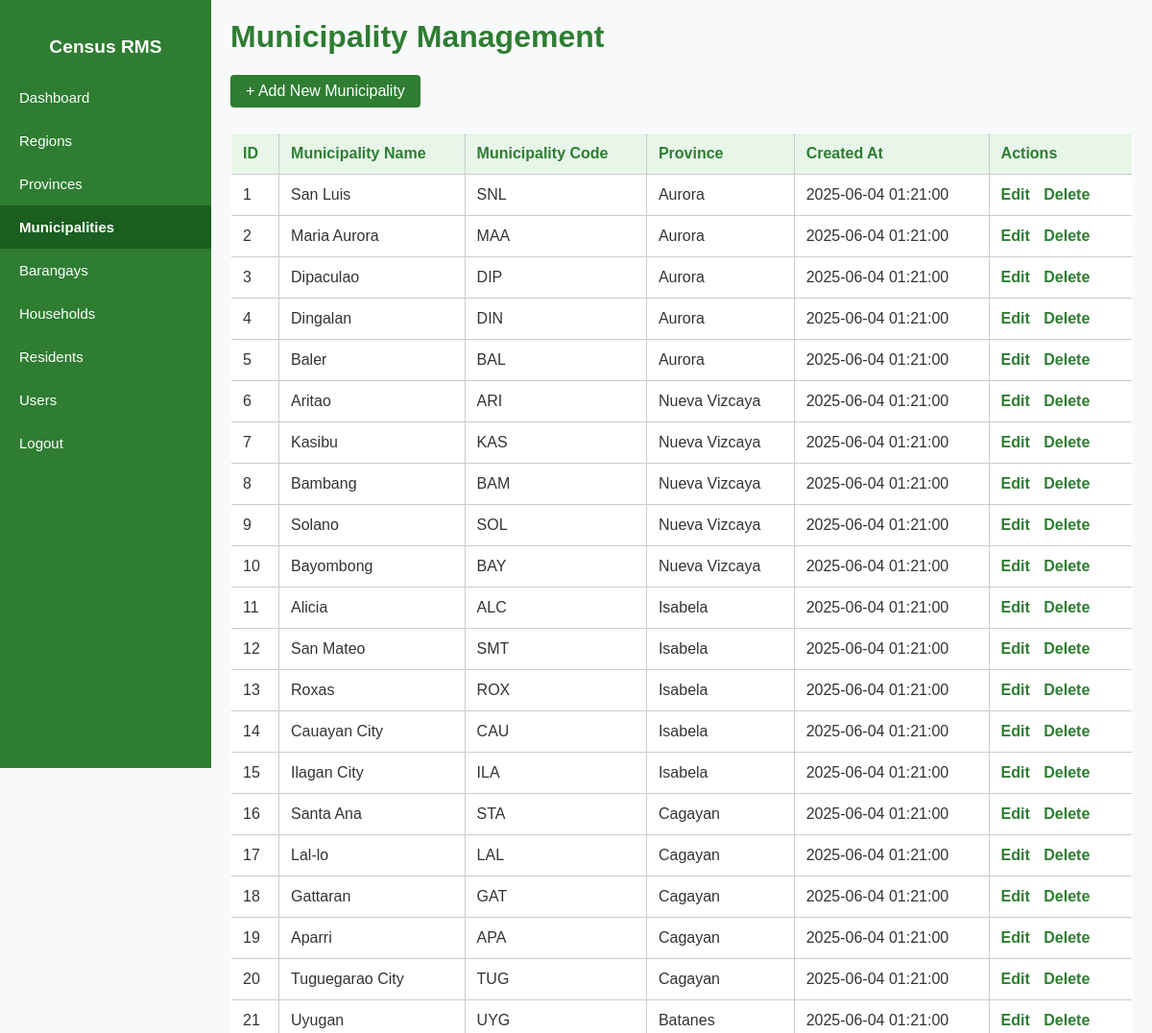
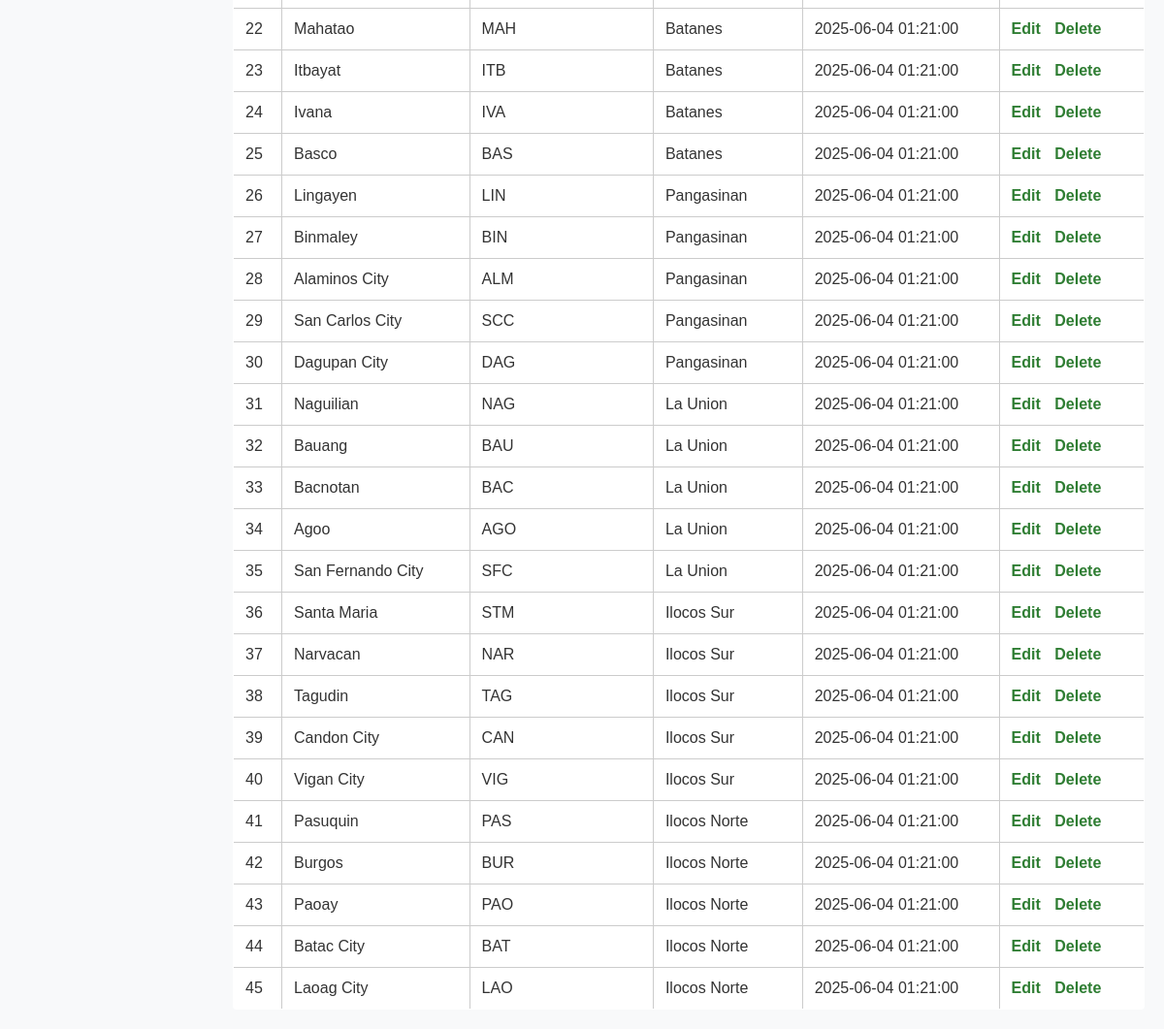
Page /municipalities/index.php (signed in) on the committed database (2 pictures, top to bottom).
### tables this page shows
CREATE TABLE `municipalities` (
  `id` int(11) NOT NULL,
  `name` varchar(100) NOT NULL,
  `code` varchar(10) NOT NULL,
  `province_id` int(11) DEFAULT NULL,
  `created_at` datetime DEFAULT current_timestamp()
);

CREATE TABLE `provinces` (
  `id` int(11) NOT NULL,
  `name` varchar(100) NOT NULL,
  `code` varchar(10) NOT NULL,
  `region_id` int(11) DEFAULT NULL
);

### municipalities/index.php (the view, shortened to what this page needs)
<?php
require '../config/db.php';
$stmt = $pdo->query("SELECT m.*, p.name AS province_name FROM municipalities m LEFT JOIN provinces p ON m.province_id = p.id ORDER BY m.id DESC");
$municipalities = $stmt->fetchAll();
?>
<!DOCTYPE html>
<html lang="en">
<head>
  <link rel="stylesheet" href="../assets/css/style.css">
</head>
<body>
<?php include '../includes/sidebar.php'; ?>
<div class="main-content">
  <h1>Municipality Management</h1>
  <a class="add-button" href="create.php">+ Add New Municipality</a>
  <table>
    <thead>
      <tr>
        <th>ID</th>
        <th>Municipality Name</th>
        <th>Municipality Code</th>
        <th>Province</th>
        <th>Created At</th>
        <th>Actions</th>
      </tr>
    </thead>
    <tbody>
      <?php if ($municipalities): ?>
        <?php $no = 1; ?>
        <?php foreach ($municipalities as $m): ?>
          <tr>
            <td><?= $no++ ?></td>
            <td><?= htmlspecialchars($m['name']) ?></td>
            <td><?= htmlspecialchars($m['code']) ?></td>
            <td><?= htmlspecialchars($m['province_name']) ?></td>
            <td><?= $m['created_at'] ?? '—' ?></td>
            <td class="actions">
              <a href="edit.php?id=<?= $m['id'] ?>">Edit</a>
              <a href="delete.php?id=<?= $m['id'] ?>" onclick="return confirm('Are you sure?')">Delete</a>
            </td>
          </tr>
        <?php endforeach; ?>
      <?php else: ?>
        <tr><td colspan="6">No municipalities found.</td></tr>
      <?php endif; ?>
    </tbody>
  </table>
</div>
</body>
</html>

### includes/sidebar.php (shortened to what this page needs)
<?php
  $uri = $_SERVER['REQUEST_URI'];
?>
<div class="sidebar">
  <h2>Census RMS</h2>
  <a href="/cen-rsm/dashboard.php" class="<?= strpos($uri, 'dashboard') !== false ? 'active' : '' ?>">Dashboard</a>
  <a href="/cen-rsm/regions/index.php" class="<?= strpos($uri, 'regions') !== false ? 'active' : '' ?>">Regions</a>
  <a href="/cen-rsm/provinces/index.php" class="<?= strpos($uri, 'provinces') !== false ? 'active' : '' ?>">Provinces</a>
  <a href="/cen-rsm/municipalities/index.php" class="<?= strpos($uri, 'municipalities') !== false ? 'active' : '' ?>">Municipalities</a>
  <a href="/cen-rsm/barangays/index.php" class="<?= strpos($uri, 'barangays') !== false ? 'active' : '' ?>">Barangays</a>
  <a href="/cen-rsm/households/index.php" class="<?= strpos($uri, 'households') !== false ? 'active' : '' ?>">Households</a>
  <a href="/cen-rsm/residents/index.php" class="<?= strpos($uri, 'residents') !== false ? 'active' : '' ?>">Residents</a>
  <a href="/cen-rsm/users/index.php" class="<?= strpos($uri, 'users') !== false ? 'active' : '' ?>">Users</a>
  <a href="/cen-rsm/logout.php">Logout</a>
</div>

### assets/css/style.css (style rules this page uses)
body { font-family: 'Poppins', sans-serif; margin: 0; padding: 0; background: #ffffff; color: #333; }

### municipalities/index.php (style rules this page uses)
body { font-family: Arial, sans-serif; background: #f8f9fa; margin: 0; }
.main-content { margin-left: 220px; padding: 20px; }
h1 { color: #2e7d32; margin-top: 0; }
.actions a { margin-right: 10px; color: #2e7d32; text-decoration: none; font-weight: bold; }
table { width: 100%; border-collapse: collapse; margin-top: 1rem; background: white; border-radius: 4px; overflow: hidden; }
table, th, td { border: 1px solid #ccc; }
th { background: #e8f5e9; color: #2e7d32; }
th, td { padding: 12px; text-align: left; }
.add-button { display: inline-block; background: #2e7d32; color: white; padding: 8px 16px; border-radius: 4px; text-decoration: none; margin-bottom: 10px; }

### includes/sidebar.php (style rules this page uses)
.sidebar { height: 100vh; width: 220px; position: fixed; top: 0; left: 0; background-color: #2e7d32; padding-top: 20px; color: white; font-family: 'Poppins', sans-serif; box-sizing: border-box; }
.sidebar h2 { text-align: center; font-size: 1.2rem; margin-bottom: 1rem; padding: 0 20px; font-weight: 600; line-height: 1.4; }
.sidebar a { display: block; color: white; padding: 12px 20px; text-decoration: none; transition: background 0.3s ease; font-size: 15px; line-height: 1.4; }
.sidebar a:hover, .sidebar a.active { background-color: #1b5e20; font-weight: 600; }
.main-content { margin-left: 220px; padding: 20px; }

### rows in the picture
municipalities: name "San Luis", code "SNL", province.name "Aurora", created_at "2025-06-04 01:21:00"
municipalities: name "Maria Aurora", code "MAA", province.name "Aurora", created_at "2025-06-04 01:21:00"
municipalities: name "Dipaculao", code "DIP", province.name "Aurora", created_at "2025-06-04 01:21:00"
municipalities: name "Dingalan", code "DIN", province.name "Aurora", created_at "2025-06-04 01:21:00"
municipalities: name "Baler", code "BAL", province.name "Aurora", created_at "2025-06-04 01:21:00"
municipalities: name "Aritao", code "ARI", province.name "Nueva Vizcaya", created_at "2025-06-04 01:21:00"
municipalities: name "Kasibu", code "KAS", province.name "Nueva Vizcaya", created_at "2025-06-04 01:21:00"
municipalities: name "Bambang", code "BAM", province.name "Nueva Vizcaya", created_at "2025-06-04 01:21:00"
municipalities: name "Solano", code "SOL", province.name "Nueva Vizcaya", created_at "2025-06-04 01:21:00"
municipalities: name "Bayombong", code "BAY", province.name "Nueva Vizcaya", created_at "2025-06-04 01:21:00"
municipalities: name "Alicia", code "ALC", province.name "Isabela", created_at "2025-06-04 01:21:00"
municipalities: name "San Mateo", code "SMT", province.name "Isabela", created_at "2025-06-04 01:21:00"
municipalities: name "Roxas", code "ROX", province.name "Isabela", created_at "2025-06-04 01:21:00"
municipalities: name "Cauayan City", code "CAU", province.name "Isabela", created_at "2025-06-04 01:21:00"
municipalities: name "Ilagan City", code "ILA", province.name "Isabela", created_at "2025-06-04 01:21:00"
municipalities: name "Santa Ana", code "STA", province.name "Cagayan", created_at "2025-06-04 01:21:00"
municipalities: name "Lal-lo", code "LAL", province.name "Cagayan", created_at "2025-06-04 01:21:00"
municipalities: name "Gattaran", code "GAT", province.name "Cagayan", created_at "2025-06-04 01:21:00"
municipalities: name "Aparri", code "APA", province.name "Cagayan", created_at "2025-06-04 01:21:00"
municipalities: name "Tuguegarao City", code "TUG", province.name "Cagayan", created_at "2025-06-04 01:21:00"
municipalities: name "Uyugan", code "UYG", province.name "Batanes", created_at "2025-06-04 01:21:00"
municipalities: name "Mahatao", code "MAH", province.name "Batanes", created_at "2025-06-04 01:21:00"
municipalities: name "Itbayat", code "ITB", province.name "Batanes", created_at "2025-06-04 01:21:00"
municipalities: name "Ivana", code "IVA", province.name "Batanes", created_at "2025-06-04 01:21:00"
municipalities: name "Basco", code "BAS", province.name "Batanes", created_at "2025-06-04 01:21:00"
municipalities: name "Lingayen", code "LIN", province.name "Pangasinan", created_at "2025-06-04 01:21:00"
municipalities: name "Binmaley", code "BIN", province.name "Pangasinan", created_at "2025-06-04 01:21:00"
municipalities: name "Alaminos City", code "ALM", province.name "Pangasinan", created_at "2025-06-04 01:21:00"
municipalities: name "San Carlos City", code "SCC", province.name "Pangasinan", created_at "2025-06-04 01:21:00"
municipalities: name "Dagupan City", code "DAG", province.name "Pangasinan", created_at "2025-06-04 01:21:00"
municipalities: name "Naguilian", code "NAG", province.name "La Union", created_at "2025-06-04 01:21:00"
municipalities: name "Bauang", code "BAU", province.name "La Union", created_at "2025-06-04 01:21:00"
municipalities: name "Bacnotan", code "BAC", province.name "La Union", created_at "2025-06-04 01:21:00"
municipalities: name "Agoo", code "AGO", province.name "La Union", created_at "2025-06-04 01:21:00"
municipalities: name "San Fernando City", code "SFC", province.name "La Union", created_at "2025-06-04 01:21:00"
municipalities: name "Santa Maria", code "STM", province.name "Ilocos Sur", created_at "2025-06-04 01:21:00"
municipalities: name "Narvacan", code "NAR", province.name "Ilocos Sur", created_at "2025-06-04 01:21:00"
municipalities: name "Tagudin", code "TAG", province.name "Ilocos Sur", created_at "2025-06-04 01:21:00"
municipalities: name "Candon City", code "CAN", province.name "Ilocos Sur", created_at "2025-06-04 01:21:00"
municipalities: name "Vigan City", code "VIG", province.name "Ilocos Sur", created_at "2025-06-04 01:21:00"
municipalities: name "Pasuquin", code "PAS", province.name "Ilocos Norte", created_at "2025-06-04 01:21:00"
municipalities: name "Burgos", code "BUR", province.name "Ilocos Norte", created_at "2025-06-04 01:21:00"
municipalities: name "Paoay", code "PAO", province.name "Ilocos Norte", created_at "2025-06-04 01:21:00"
municipalities: name "Batac City", code "BAT", province.name "Ilocos Norte", created_at "2025-06-04 01:21:00"
municipalities: name "Laoag City", code "LAO", province.name "Ilocos Norte", created_at "2025-06-04 01:21:00"
